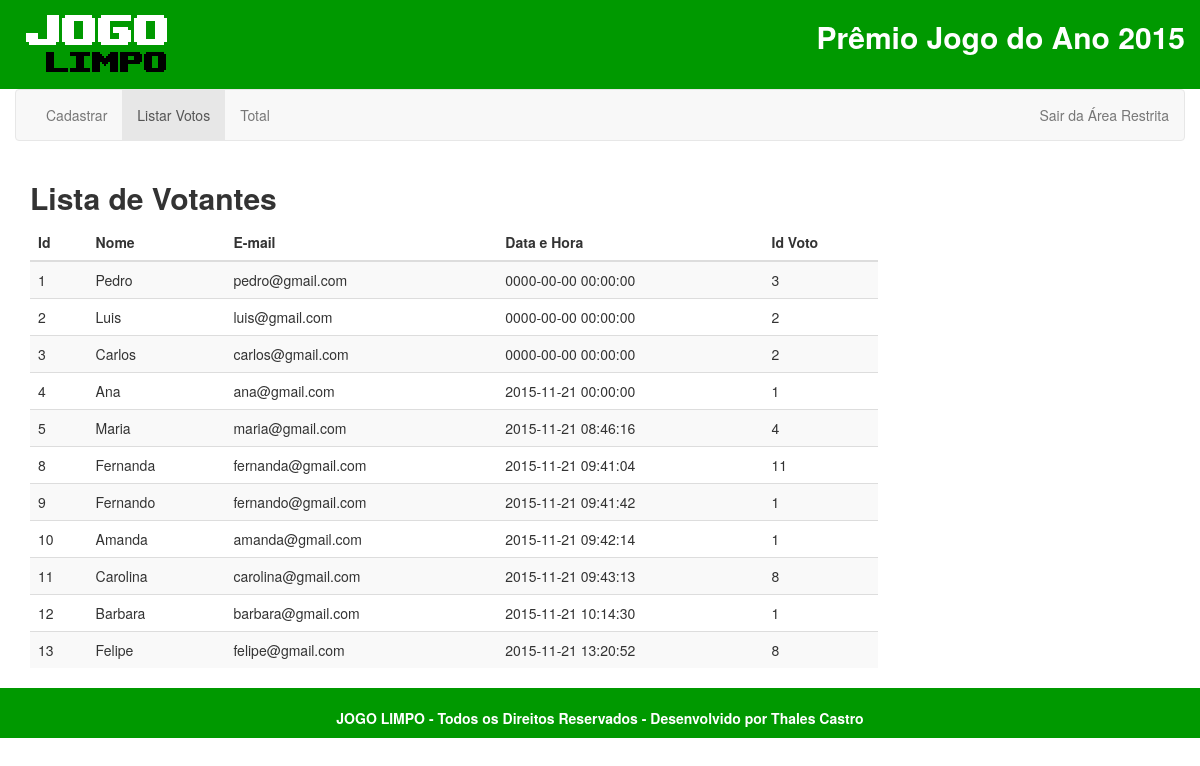
/voteslist.php (signed in), run on the app's committed database.
### tables this page shows
CREATE TABLE `votantes` (
  `id` int(11) NOT NULL,
  `nome` varchar(100) NOT NULL,
  `email` varchar(100) NOT NULL,
  `jogo_id` int(11) NOT NULL,
  `data` datetime NOT NULL
);

### voteslist.php (the view, shortened to what this page needs)
<?php
include 'header.php';
include 'navrestrict2.php';
?>
<div class="col-sm-9">
    <div class="row">
        <div class="col-sm-12">
            <h2><b>Lista de Votantes</b></h2>
        </div>
    </div>
    <div class="row">
        <div class="col-sm-12">
            <table class="table table-striped">
                <thead>
                    <tr>
                        <th>Id</th>
                        <th>Nome</th>
                        <th>E-mail</th>
                        <th>Data e Hora</th>
                        <th>Id Voto</th>
                    </tr>
                </thead>
                <tbody>
                    <?php
                    include 'connectdb.php';
                    $sql = "SELECT id, nome, email, jogo_id, data FROM votantes ORDER BY id";
                    $result = $conn->query($sql);
                    if ($result->num_rows > 0) {
                        while ($row = $result->fetch_assoc()) {
                            $id = $row['id'];
                            echo "<tr><td> $id </td>";
                            echo "<td>" . $row['nome'] . "</td>";
                            echo "<td>" . $row['email'] . "</td>";
                            echo "<td>" . $row['data'] . "</td>";
                            echo "<td>" . $row['jogo_id'] . "</td></tr>";
                        }
                    } else {
                        echo "Não há votos.";
                    }
                    ?>
                </tbody>
            </table>
        </div>
    </div>
</div>
</div>
<?php
include 'footer.php';

### data on the page
votantes: id "1", nome "Pedro", email "pedro@gmail.com", data "0000-00-00 00:00:00", jogo "3"
votantes: id "2", nome "Luis", email "luis@gmail.com", data "0000-00-00 00:00:00", jogo "2"
votantes: id "3", nome "Carlos", email "carlos@gmail.com", data "0000-00-00 00:00:00", jogo "2"
votantes: id "4", nome "Ana", email "ana@gmail.com", data "2015-11-21 00:00:00", jogo "1"
votantes: id "5", nome "Maria", email "maria@gmail.com", data "2015-11-21 08:46:16", jogo "4"
votantes: id "8", nome "Fernanda", email "fernanda@gmail.com", data "2015-11-21 09:41:04", jogo "11"
votantes: id "9", nome "Fernando", email "fernando@gmail.com", data "2015-11-21 09:41:42", jogo "1"
votantes: id "10", nome "Amanda", email "amanda@gmail.com", data "2015-11-21 09:42:14", jogo "1"
votantes: id "11", nome "Carolina", email "carolina@gmail.com", data "2015-11-21 09:43:13", jogo "8"
votantes: id "12", nome "Barbara", email "barbara@gmail.com", data "2015-11-21 10:14:30", jogo "1"
votantes: id "13", nome "Felipe", email "felipe@gmail.com", data "2015-11-21 13:20:52", jogo "8"
